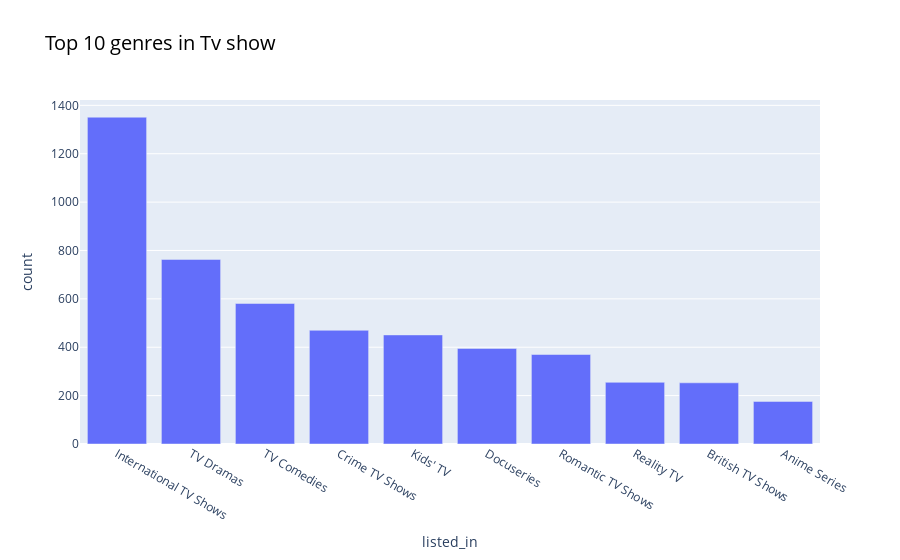

Write notebook code for a chart like this one.
### Markdown cell above
##### visualise

### Code cell
fig=px.bar(top10_show_gen,x="listed_in",y="count",title="Top 10 genres in Tv show")
fig.update_layout(title_font=dict(color="Black",size=20))
fig

### Figure 1 — Plotly figure (JSON) as saved in the notebook; plotly's stock layout.template omitted (floating-point values rounded to 4 significant figures)
{"data": [{"hovertemplate": "listed_in=%{x}<br>count=%{y}<extra></extra>", "legendgroup": "", "marker": {"color": "#636efa", "pattern": {"shape": ""}}, "name": "", "orientation": "v", "showlegend": false, "textposition": "auto", "type": "bar", "x": ["International TV Shows", "TV Dramas", "TV Comedies", "Crime TV Shows", "Kids' TV", "Docuseries", "Romantic TV Shows", "Reality TV", "British TV Shows", "Anime Series"], "xaxis": "x", "y": [1351, 763, 581, 470, 451, 395, 370, 255, 253, 176], "yaxis": "y"}], "layout": {"barmode": "relative", "legend": {"tracegroupgap": 0}, "title": {"font": {"color": "Black", "size": 20}, "text": "Top 10 genres in Tv show"}, "xaxis": {"anchor": "y", "domain": [0, 1], "title": {"text": "listed_in"}}, "yaxis": {"anchor": "x", "domain": [0, 1], "title": {"text": "count"}}}}
